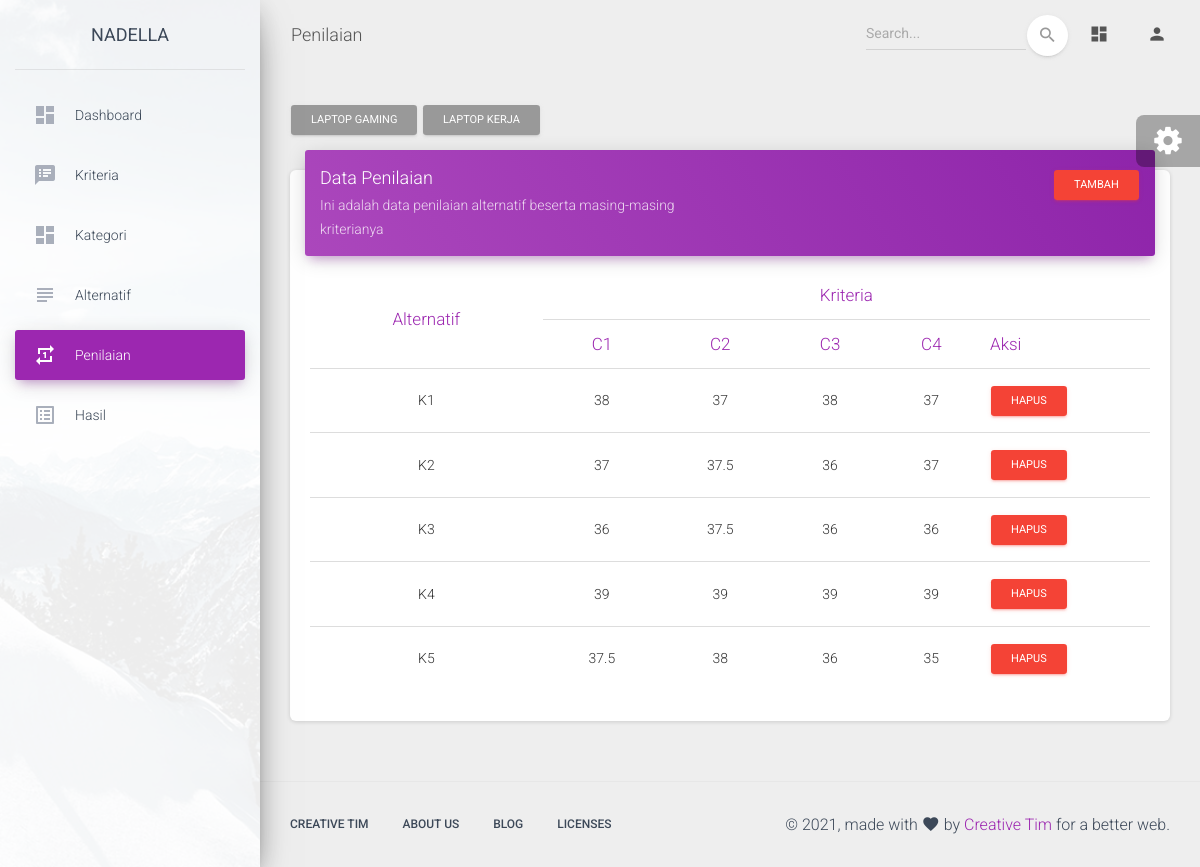
The app's page /penilaian.php?kat=1 with its own data.
### tables this page shows
CREATE TABLE `kategori_saw` (
  `id_kategori` int(11) NOT NULL,
  `nama_kategori` varchar(255) NOT NULL
);

CREATE TABLE `kriteria_saw` (
  `id_kriteria` int(11) NOT NULL,
  `nama_kriteria` varchar(30) NOT NULL,
  `jenis` enum('cost','benefit') NOT NULL,
  `bobot` double NOT NULL
);

CREATE TABLE `alternatif_saw` (
  `id_alternatif` int(11) NOT NULL,
  `id_kategori` int(11) NOT NULL,
  `nama_alternatif` varchar(20) NOT NULL
);

CREATE TABLE `nilai_saw` (
  `id_nilai` int(11) NOT NULL,
  `id_kriteria` int(11) NOT NULL,
  `id_alternatif` int(11) NOT NULL,
  `nilai` double NOT NULL
);

### Saw.php (called while the page is built, shortened)
<?php
class Saw
{
  private $db;
  function __construct()
  {
    $this->db = new PDO('mysql:host=localhost;dbname=spk_laptop', "root", "");
  }
  public function get_data_kategori(){
    $stmt = $this->db->prepare("SELECT*FROM kategori_saw");
    $stmt->execute();
    return $stmt;
  }
  public function get_data_kriteria(){
    $stmt = $this->db->prepare("SELECT*FROM kriteria_saw ORDER BY id_kriteria");
    $stmt->execute();
		return $stmt;
  }
  public function alternatif_by_idkat($id){
    $stmt = $this->db->prepare("SELECT*FROM alternatif_saw WHERE id_kategori='$id'");
    $stmt->execute();
		return $stmt;
  }
  public function get_data_nilai_id($id){
    $stmt = $this->db->prepare("SELECT*FROM nilai_saw WHERE id_alternatif='$id' ORDER BY id_kriteria");
    $stmt->execute();
    return $stmt;
  }
}
 ?>

### penilaian.php (the view, shortened to what this page needs)
<?php
    include('header.php');
?>
<div class="main-panel">
    <nav class="navbar navbar-expand-lg navbar-transparent navbar-absolute fixed-top ">
        <div class="container-fluid">
            <div class="navbar-wrapper">
                <a class="navbar-brand" href="javascript:;">Penilaian</a>
            </div>
            <div class="collapse navbar-collapse justify-content-end">
                <form class="navbar-form">
                    <div class="input-group no-border">
                        <input type="text" value="" class="form-control" placeholder="Search...">
                        <button type="submit" class="btn btn-white btn-round btn-just-icon">
                            <i class="material-icons">search</i>
                            <div class="ripple-container"></div>
                        </button>
                    </div>
                </form>
                <ul class="navbar-nav">
                    <li class="nav-item">
                        <a class="nav-link" href="javascript:;">
                            <i class="material-icons">dashboard</i>
                        </a>
                    </li>
                    <li class="nav-item dropdown">
                        <a class="nav-link" href="javascript:;" id="navbarDropdownProfile" data-toggle="dropdown"
                            aria-haspopup="true" aria-expanded="false">
                            <i class="material-icons">person</i>
                        </a>
                    </li>
                </ul>
            </div>
        </div>
    </nav>
    <div class="content">
        <div class="container-fluid">
            <div class="row">
                <div class="col-md-12">
                    <?php
                        $kategori = $saw->get_data_kategori();
                        while ($data_kategori = $kategori->fetch(PDO::FETCH_ASSOC)){
                    ?>
                    <a href="penilaian.php?kat=<?=$data_kategori['id_kategori']?>">
                        <button class="btn btn-default btn-sm"><?=$data_kategori['nama_kategori']?></button>
                    </a>
                    <?php } ?>
                    <div class="card">
                        <div class="card-header card-header-primary">
                            <div class="row">
                                <div class="col-lg-6">
                                    <h4 class="card-title ">Data Penilaian</h4>
                                    <p class="card-category"> Ini adalah data penilaian alternatif beserta masing-masing
                                        kriterianya</p>
                                </div>
                                <div class="col-lg-6">
                                    <a href="addpenilaian.php"><button
                                            class="btn btn-danger btn-sm float-right">Tambah</button></a>
                                </div>
                            </div>
                        </div>
                        <div class="card-body">
                            <div class="table-responsive">
                                <table class="table">
                                    <thead class=" text-primary">
                                        <th rowspan="2" style="text-align: center;">Alternatif</th>
                                        <th colspan="<?php echo $jml_kriteria+1; ?>" style="text-align: center;">
                                            Kriteria</th>
                                        <tr>
                                            <?php
                                    $kriteria = $saw->get_data_kriteria();
                                    while ($data_kriteria = $kriteria->fetch(PDO::FETCH_ASSOC)) {
                                    ?>
                                            <th style="text-align: center;">
                                                C<?php echo $data_kriteria['id_kriteria']; ?></th>
                                            <?php } ?>
                                            <th width="20%">Aksi</th>
                                    </thead>
                                    <tbody>
                                        <?php
                                        if(isset($_GET['kat'])){
                                            $alternatif = $saw->alternatif_by_idkat($_GET['kat']);
                                        }
                                        else{
                                            $alternatif = $saw->get_data_alternatif();
                                        }
                                        while ($data_alternatif = $alternatif->fetch(PDO::FETCH_ASSOC)) {
                                        ?>
                                        <tr>
                                            <td>
                                                <center>K<?php echo $data_alternatif['id_alternatif']; ?></center>
                                            </td>
                                            <?php
                                            $nilai = $saw->get_data_nilai_id($data_alternatif['id_alternatif']);
                                            while ($data_nilai = $nilai->fetch(PDO::FETCH_ASSOC)) { ?>
                                            <td>
                                                <center><?php echo $data_nilai['nilai']; ?></center>
                                            </td>
                                            <?php } ?>
                                            <td>
                                                <a onclick="return confirm('Data akan dihapus!')"
                                                    href="penilaian.php?hapus_penilaian=<?=$data_alternatif['id_alternatif']?>">
                                                    <button type="button" class="btn btn-danger btn-sm">Hapus</button>
                                                </a>
                                            </td>
                                        </tr>
                                        <?php } ?>
                                    </tbody>
                                </table>
                            </div>
                        </div>
                    </div>
                </div>
            </div>
        </div>
    </div>
    <?php
  include('footer.php');
?>

### records on screen
kategori_saw: nama_kategori "LAPTOP GAMING"
kategori_saw: nama_kategori "LAPTOP KERJA"
kriteria_saw: id_kriteria "1"
kriteria_saw: id_kriteria "2"
kriteria_saw: id_kriteria "3"
kriteria_saw: id_kriteria "4"
alternatif_saw: id_alternatif "1"
nilai_saw: nilai "38"
nilai_saw: nilai "37"
nilai_saw: nilai "38"
nilai_saw: nilai "37"
alternatif_saw: id_alternatif "2"
nilai_saw: nilai "37"
nilai_saw: nilai "37.5"
nilai_saw: nilai "36"
nilai_saw: nilai "37"
alternatif_saw: id_alternatif "3"
nilai_saw: nilai "36"
nilai_saw: nilai "37.5"
nilai_saw: nilai "36"
nilai_saw: nilai "36"
alternatif_saw: id_alternatif "4"
nilai_saw: nilai "39"
nilai_saw: nilai "39"
nilai_saw: nilai "39"
nilai_saw: nilai "39"
alternatif_saw: id_alternatif "5"
nilai_saw: nilai "37.5"
nilai_saw: nilai "38"
nilai_saw: nilai "36"
nilai_saw: nilai "35"
